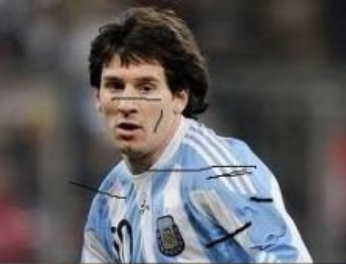
#> input picture 第四十 四讲/messi.png, 346 x 264 px
$ python '图像修复.py'
#> lines starting #> are read from the running program, lines starting #| are printed output that depends on the picture
# -*- coding: utf-8 -*-
# @Author: lcl1026504480
# @Date:   2019-06-12 21:15:16
# @Last Modified by:   lcl1026504480
# @Last Modified time: 2019-06-12 21:31:47
import numpy as np
import cv2
from matplotlib import pyplot as plt
img = cv2.imread('messi.png')
#> img is the input picture: shape (264, 346, 3); mean B, G, R 95.2, 92.2, 94
mask = cv2.imread('mask.png', 0)
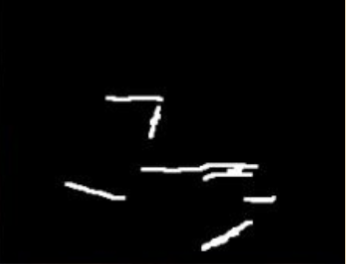
#> input picture 第四十 四讲/mask.png, 346 x 264 px
#> mask: shape (264, 346); min 0, max 255, mean 6.5
dst = cv2.inpaint(img, mask, 3, cv2.INPAINT_NS)
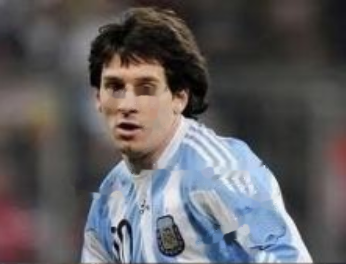
#> dst: shape (264, 346, 3); mean B, G, R 96.1, 93.1, 94.9
# dst = cv2.inpaint(img, mask, 3, cv2.INPAINT_TELEA)
plt.subplot(131), plt.imshow(cv2.cvtColor(img, cv2.COLOR_BGR2RGB))
plt.subplot(132), plt.imshow(mask, cmap='gray')
plt.subplot(133), plt.imshow(cv2.cvtColor(dst, cv2.COLOR_BGR2RGB))
plt.show()
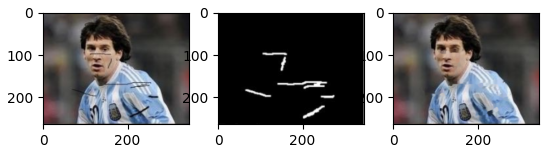
#> figure drawn by matplotlib, 3 panels
